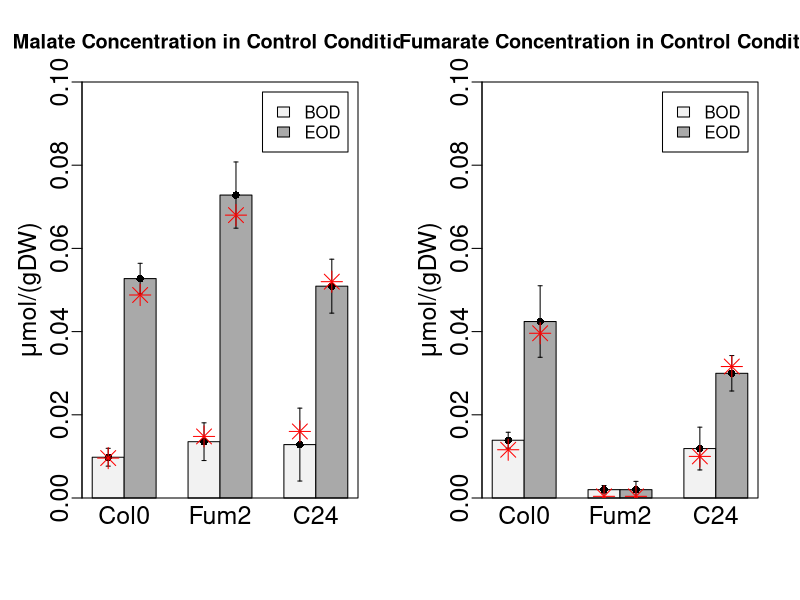

Write the R code that produced this figure.
library(Hmisc)

# # Basic Model
# mal_Model20 = c(0.002768,0.01223,0.003304,0.01804,0.002143,0.01268) # BOD/EOD Col0/Fum2/C24
# fum_Model20 = c(0.004002,0.01045,0.0001,0.0001,0.003036,0.008393) # BOD/EOD Col0/Fum2/C24

# Model with Activation and Inhibition
mal_Model20 = c(0.0024,0.0122,0.0037,0.017,0.004,0.013) # BOD/EOD Col0/Fum2/C24
fum_Model20 = c(0.0029,0.0099,0.0001,0.0001,0.0025,0.0079) # BOD/EOD Col0/Fum2/C24

mal_exp20 = c(0.00980236,0.05274206,0.01353543,0.07281972,0.01284029,0.05091889)
mal_exp20_se = c(0.002144948,0.003676404,0.004534005,0.007957132,0.008760525,0.006480968)
fum_exp20 = c(0.01388528,0.04242368,0.002,0.002,0.01188564,0.0299785)
fum_exp20_se = c(0.001917527,0.008595089,0.001,0.002,0.005142021,0.004259989)

# Plotting Bar Graphs
par(mfrow=c(1,2),mgp=c(1.8,0.5,0))

# Comparing Malate Concentrations 
d =matrix(mal_exp20,nrow=2,ncol=3)
rownames(d) = c("BOD","EOD")
colnames(d) = c("Col0","Fum2","C24")
barplot(d, main="Malate Concentration in Control Conditions",
        ylab=expression(paste(mu,'mol/(gDW)')), col=c(adjustcolor("gray",0.2),"darkgray"),
        legend = rownames(d), beside=TRUE, ylim=c(0,0.1),cex.lab=1.5,cex.axis=1.5,cex.names=1.5)
errbar(c(1.5,2.5,4.5,5.5,7.5,8.5), mal_exp20, mal_exp20+mal_exp20_se, mal_exp20-mal_exp20_se,add=TRUE)
box()
points(c(1.5,2.5,4.5,5.5,7.5,8.5),mal_Model20*4,col="red",pch=8,cex=2)

# Comparing Fumarate Concentrations 
d =matrix(fum_exp20,nrow=2,ncol=3)
rownames(d) = c("BOD","EOD")
colnames(d) = c("Col0","Fum2","C24")
barplot(d, main="Fumarate Concentration in Control Conditions",
        ylab=expression(paste(mu,'mol/(gDW)')), col=c(adjustcolor("gray",0.2),"darkgray"),
        legend = rownames(d), beside=TRUE, ylim=c(0,0.1),cex.lab=1.5,cex.axis=1.5,cex.names=1.5)
errbar(c(1.5,2.5,4.5,5.5,7.5,8.5), fum_exp20, fum_exp20+fum_exp20_se, fum_exp20-fum_exp20_se,add=TRUE)
box()
points(c(1.5,2.5,4.5,5.5,7.5,8.5),fum_Model20*4,col="red",pch=8,cex=2)
